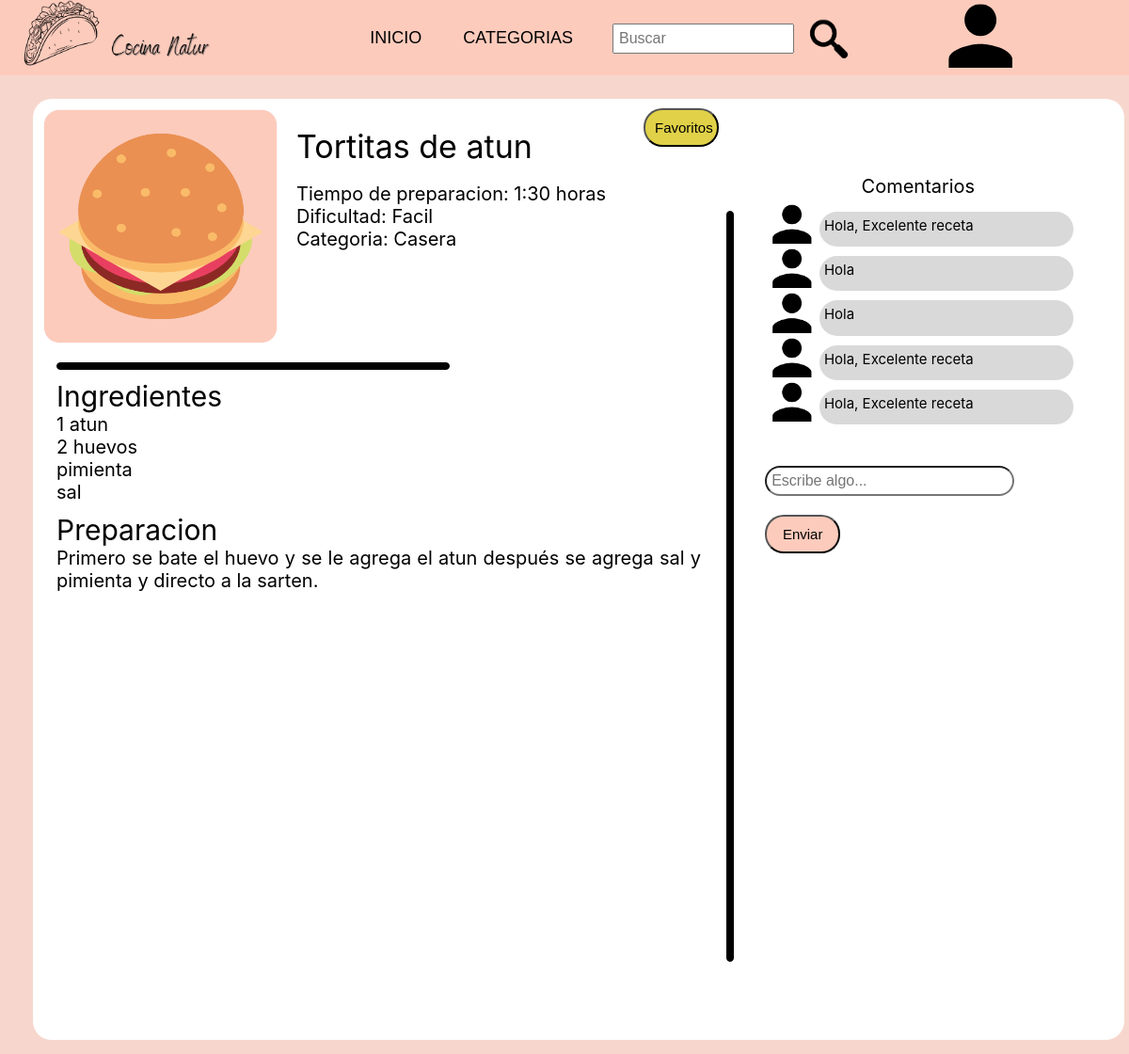
Page /RecetaPage.php?id=2 on the earlier database version.
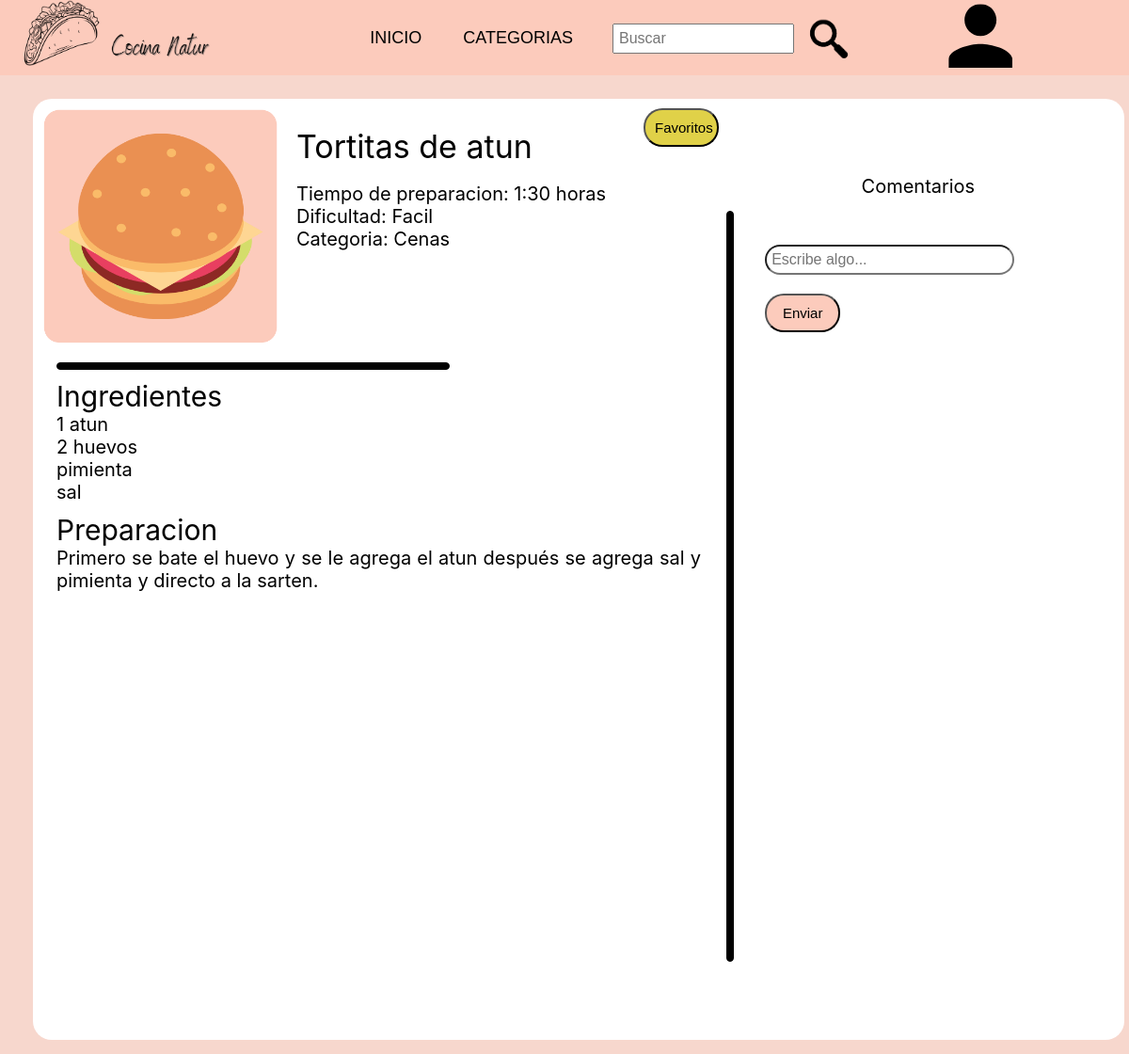
Same page on the later database version.
### tables this page shows
CREATE TABLE `receta` (
  `id_receta` int(11) NOT NULL,
  `id_usuario` int(11) NOT NULL,
  `nombre_receta` text NOT NULL,
  `tipo_receta` varchar(50) NOT NULL,
  `tiempo_receta` varchar(10) NOT NULL,
  `dificultad_receta` varchar(20) NOT NULL,
  `calificacion_receta` int(5) NOT NULL,
  `ingredientes_receta` varchar(1000) NOT NULL,
  `pasos_receta` text NOT NULL
);

CREATE TABLE `comentarios_receta` (
  `id_receta` int(11) NOT NULL,
  `id_usuario` int(11) NOT NULL,
  `nombre_usuario` varchar(50) NOT NULL,
  `comentarios_comentario` text NOT NULL
);

### RecetaPage.php (the view, shortened to what this page needs)
<?php include "layouts/header.php"; ?>
<?php
    require 'Controllers/connect_db.php';
    $id_receta = $_GET['id'];
    $consultar = "SELECT * FROM receta WHERE id_receta='$id_receta'";
    $query = mysqli_query($conexion,$consultar);
    foreach($query as $row){
        $nombre = $row['nombre_receta'];
        $tiempo = $row['tiempo_receta'];
        $dificultad = $row['dificultad_receta'];
        $categoria =$row['tipo_receta'];
        $ingredientes = $row['ingredientes_receta'];
        $pasos = $row['pasos_receta'];
    }
    $consultar = "SELECT * FROM favoritos_usuario WHERE id_usuario ='$_SESSION[id_usuario]'";
    $query = mysqli_query($conexion,$consultar);
    $array = mysqli_fetch_array($query);
    if(empty($array)){
            $favAgregar = "bock";
    }
    $consultar = "SELECT * FROM comentarios_receta WHERE id_receta='$id_receta'";
    $query = mysqli_query($conexion,$consultar);
?>
<!DOCTYPE html>
<html lang="en">
<head>
    <link rel="stylesheet" type="text/css" href="CSS/CSSpagerecet.css">
</head>
    <div class="container">
        <div class="imagen">
            <img src="images/food.png";>
        </div>
        <div class="encabezado" >
            <p id="NR"><?php echo $nombre;?></p><br>
            <p id="TR">Tiempo de preparacion: <?php echo $tiempo;?></p>
            <p id="TR">Dificultad: <?php echo $dificultad;?></p>
            <p id="TR">Categoria: <?php echo $categoria;?></p>
        </div>
        <div class="fav"style="display:<?php echo $favAgregar;?>;">
            <a href="./Controllers/Favoritos.php?id=<?php echo $id_receta?>"><input type="submit" value="Favoritos"></a>
        </div>
        <div class="comentarios">
            <p id="coment">Comentarios</p>
            <?php foreach($query as $row){ ?>
                <div class="perfil"><img src="images/perfil.png">
                    <div class="com">
                        <p><?php echo $row['comentarios_comentario']?></p>
                    </div>
                </div>
            <?php } ?>
            <form action="./Controllers/Coment_recet.php" method="post">
            <div class="comentar">
                <input type="text" placeholder="Escribe algo..." name="comentario">
                <input id="enviar"type="submit" class="submit" value="Enviar">
            </div>
            </form>
        </div>
        <div class="linea2"><hr size="800" whith="10" color="black"></div>
        <div class= linea><hr size="10" color="black"></div>
        <div class="ingredientes">
            <p>Ingredientes</p>
            <p id="ingredientesText"><?php echo nl2br($ingredientes);?></p>
        </div>
        <div class="contenido">
            <p>Preparacion</p>
            <p id="contenidoText"><?php echo nl2br($pasos);?></p>
        </div>
    </div>
<body>
</body>
</html>

### layouts/header.php (shortened to what this page needs)
<!DOCTYPE html>
<html lang="en">
<head>
    <link rel="stylesheet" type="text/css" href="CSS/CSSmenu.css">
</head>
<body>
<header class="header">
      <nav class="nav">
        <a href="Home.php" class="logo nav-link"><img src="images/Logo_negro.png" width="250" height="70"></a>
        <ul class="nav-menu">
          <li class="nav-menu-item">
            <a href="Home.php" class="nav-menu-link nav-link">Inicio</a>
          </li>
          <li class="nav-menu-item">
            <a href="#" class="nav-menu-link nav-link">Categorias</a>
          </li>
          <li class="nav-menu-item"style="margin-right: 100px">
            <input type="text" name="Buscar" placeholder="Buscar" id="buscar">
            <a onclick="buscar()"><img src="images/busqueda.png"width="50" height="50" style="position: absolute;margin-top: 15px;"></a>
          </li>
          <li class="nav-menu-item">
            <a href="#" class="logo nav-link"><img src="images/perfil.png"></a>
          </li>
        </ul>
      </nav>
    </header>
</body>
</html>

### CSS/CSSmenu.css (style rules this page uses)
* { margin: 0; padding: 0; -webkit-box-sizing: border-box; -moz-box-sizing: border-box; box-sizing: border-box; }
body { font-family: sans-serif; padding: 90px 20px 0; }
.header { background-color: #FCCBBC; height: 80px; position: fixed; width: 100%; top: 0; left: 0; }
.nav { display: flex; justify-content: space-between; max-width: 100%px; margin: 0 auto; }
.nav-link { color: rgb(0, 0, 0); text-decoration: none; }
.logo { font-size: 30px; font-weight: bold; padding: 20 80px; line-height: 80px; }
.nav-menu { display: flex; margin-right: 100px; list-style: none; }
.nav-menu-item { font-size: 18px; margin: 0 10px; line-height: 80px; text-transform: uppercase; width: max-content; position: relative; display: inline-block; }
.nav-menu-link { padding: 8px 12px; border-radius: 3px; }
input { width: 80%; padding: 5px; font-size: 16px; margin: 10px; color: rgb(0, 0, 0); display: inline-block; }
ul { list-style-type: none; }

### CSS/CSSpagerecet.css (style rules this page uses)
body { background-color: #f7d7cd; }
.container { margin: 15px; background-color: white; border-radius: 20px; max-width: 100%; height: 1000px; width: 100%; max-height: auto; }
.imagen img { height: 250px; width: 250px; margin:10px; }
.imagen { width: 250px; height: 250px; float: left; }
.encabezado { height: 220px; width: auto; margin:30px; float: left; }
.linea { margin-top: auto; margin-left:25px; width: 60%; }
.linea hr { width: 60%; color: black; border-radius: 20px; }
.ingredientes { margin-top: 10px ; margin-left:25px; }
.contenido { margin-top: 10px ; margin-left:25px; }
.linea2 { margin-top: 5%; margin-right: 2%; margin-bottom: 5%; float: right; height: auto; width: auto; }
.linea2 hr { width: 8px; color: black; border-radius: 20px; }
.encabezado #NR { text-align: left; font-family: -apple-system, BlinkMacSystemFont, 'Segoe UI', Roboto, Oxygen, Ubuntu, Cantarell, 'Open Sans', 'Helvetica Neue', sans-serif; font-size: 34px; }
.encabezado #TR { text-align: left; font-family: -apple-system, BlinkMacSystemFont, 'Segoe UI', Roboto, Oxygen, Ubuntu, Cantarell, 'Open Sans', 'Helvetica Neue', sans-serif; font-size: 20px; }
.ingredientes p { font-family: -apple-system, BlinkMacSystemFont, 'Segoe UI', Roboto, Oxygen, Ubuntu, Cantarell, 'Open Sans', 'Helvetica Neue', sans-serif; font-size: 30px; text-align: justify; }
.contenido p { font-family: -apple-system, BlinkMacSystemFont, 'Segoe UI', Roboto, Oxygen, Ubuntu, Cantarell, 'Open Sans', 'Helvetica Neue', sans-serif; font-size: 30px; text-align: justify; }
.ingredientes #ingredientesText { text-align: justify; font-family: -apple-system, BlinkMacSystemFont, 'Segoe UI', Roboto, Oxygen, Ubuntu, Cantarell, 'Open Sans', 'Helvetica Neue', sans-serif; font-size: 20px; }
.contenido #contenidoText { text-align: justify; font-family: -apple-system, BlinkMacSystemFont, 'Segoe UI', Roboto, Oxygen, Ubuntu, Cantarell, 'Open Sans', 'Helvetica Neue', sans-serif; font-size: 20px; padding-right: 450px; }
.fav input { float: left; border-radius: 20px; width: 80px; padding: 10px; text-align: center; background: #e0d148; color: rgb(0, 0, 0); font-size: 15px; cursor: pointer; }
.comentarios { margin-top: 7%; margin-right: 4%; float: right; justify-content: center; }
.comentar { margin-top: 10%; margin-right: 4%; float: left; }
.comentarios #enviar { border-radius: 20px; width: 80px; padding: 10px; text-align: center; background: #FCCBBC; color: rgb(0, 0, 0); font-size: 15px; cursor: pointer; float: center; }
.comentarios input { border-radius: 20px; }
.comentarios #coment { text-align: center; font-family: -apple-system, BlinkMacSystemFont, 'Segoe UI', Roboto, Oxygen, Ubuntu, Cantarell, 'Open Sans', 'Helvetica Neue', sans-serif; font-size: 20px; padding-bottom: 5px; }
.perfil { height: auto; width: auto; display: flex; justify-content: center; }
.comentarios img { width: 60px; height: 50px; }
.com { margin-top: 10px; background-color: #D9D9D9; border-radius: 20px; height: auto; width: 270px; float: right; }
.com p { margin: 5px; text-align: left; font-family: -apple-system, BlinkMacSystemFont, 'Segoe UI', Roboto, Oxygen, Ubuntu, Cantarell, 'Open Sans', 'Helvetica Neue', sans-serif; font-size: 15px; }

Differences in the rows shown:
removed comentarios_receta: comentarios_comentario "Hola, Excelente receta"
removed comentarios_receta: comentarios_comentario "Hola"
removed comentarios_receta: comentarios_comentario "Hola, Excelente receta"
changed receta "Tortitas de atun": tipo_receta "Casera" → "Cenas"
